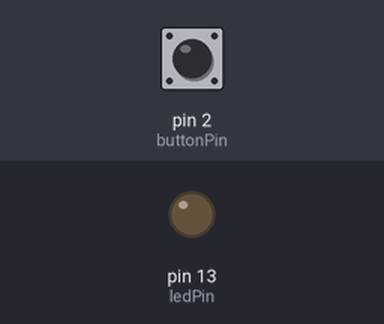
A sketch run on a simulated Arduino Uno, built with avr-gcc and run on an emulated ATmega328P. Shown: output pins drawn as LEDs (lit = HIGH). The test bench sets the inputs (shaded band); at power-on: pin 2 (buttonPin) LOW.

Above: at 1.2 s.
1.3 s: pin 2 (buttonPin) pulled HIGH for 0.15 s
At 1.37 s:
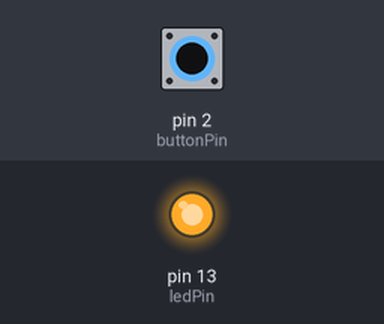
2.9 s: pin 2 (buttonPin) pulled HIGH for 3.2 s
At 6.5 s:
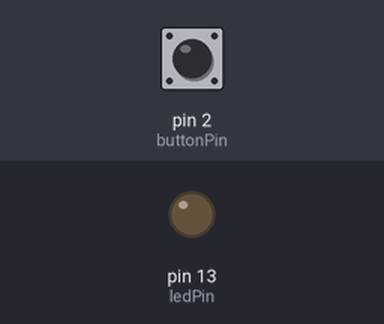
Timing chart, 0 to 8.0 s (numbered marks = the images above; inputs shaded):
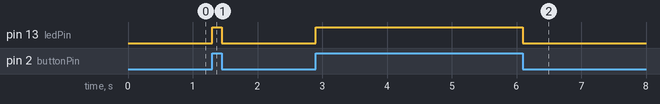

Measured:
- after the input at 1.3 s, pin 13 (ledPin): LOW → HIGH at once, → LOW 0.15 s later
- after the input at 2.9 s, pin 13 (ledPin): LOW → HIGH at once, → LOW 3.2 s later

The sketch:

sketch_oct06d.ino
```cpp
int ledPin = 13;
int ledPin2 = 12;
int buttonPin = 2;
int buttonState = 0;


// the setup function runs once when you press reset or power the board
void setup() {
  // initialize digital pin 13 as an output.
  pinMode(ledPin, OUTPUT);
  pinMode(buttonPin, INPUT);
}

// the loop function runs over and over again forever
void loop() {
  buttonState = digitalRead(buttonPin);

  if(buttonState == HIGH){
    digitalWrite(ledPin, HIGH);
  } else {
   digitalWrite(ledPin, LOW);
  }

   buttonState = digitalRead(buttonPin);

  if(buttonState == LOW){
    digitalWrite(ledPin2, HIGH);
  } else {
   digitalWrite(ledPin2, LOW);
  }
 }
```
